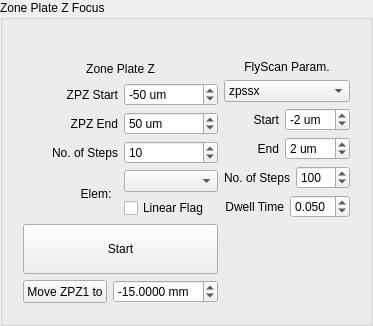
             <widget class="QGroupBox" name="groupBox_24">
              <property name="title">
               <string>Zone Plate Z Focus</string>
              </property>
              <layout class="QGridLayout" name="gridLayout_73">
               <item row="0" column="0">
                <widget class="QLabel" name="label_135">
                 <property name="sizePolicy">
                  <sizepolicy hsizetype="Preferred" vsizetype="Fixed">
                   <horstretch>0</horstretch>
                   <verstretch>0</verstretch>
                  </sizepolicy>
                 </property>
                 <property name="text">
                  <string/>
                 </property>
                </widget>
               </item>
               <item row="1" column="0">
                <layout class="QGridLayout" name="gridLayout_79">
                 <item row="2" column="0">
                  <layout class="QGridLayout" name="gridLayout_46">
                   <item row="0" column="0">
                    <widget class="QWidget" name="widget_4" native="true">
                     <layout class="QGridLayout" name="gridLayout_61">
                      <item row="0" column="0" colspan="2">
                       <layout class="QVBoxLayout" name="verticalLayout_31">
                        <item>
                         <widget class="QLabel" name="label_76">
                          <property name="text">
                           <string>Zone Plate Z</string>
                          </property>
                          <property name="alignment">
                           <set>Qt::AlignCenter</set>
                          </property>
                         </widget>
                        </item>
                        <item>
                         <layout class="QHBoxLayout" name="horizontalLayout_63">
                          <item>
                           <widget class="QLabel" name="label_100">
                            <property name="toolTip">
                             <string>relative start pos</string>
                            </property>
                            <property name="text">
                             <string>ZPZ Start</string>
                            </property>
                            <property name="alignment">
                             <set>Qt::AlignRight|Qt::AlignTrailing|Qt::AlignVCenter</set>
                            </property>
                           </widget>
                          </item>
                          <item>
                           <widget class="QSpinBox" name="sb_ZPZ1RelativeStart">
                            <property name="sizePolicy">
                             <sizepolicy hsizetype="Preferred" vsizetype="Fixed">
                              <horstretch>0</horstretch>
                              <verstretch>0</verstretch>
                             </sizepolicy>
                            </property>
                            <property name="suffix">
                             <string> um</string>
                            </property>
                            <property name="minimum">
                             <number>-1000</number>
                            </property>
                            <property name="maximum">
                             <number>1000</number>
                            </property>
                            <property name="singleStep">
                             <number>10</number>
                            </property>
                            <property name="value">
                             <number>-50</number>
                            </property>
                           </widget>
                          </item>
                         </layout>
                        </item>
                        <item>
                         <layout class="QHBoxLayout" name="horizontalLayout_65">
                          <item>
                           <widget class="QLabel" name="label_102">
                            <property name="toolTip">
                             <string>relative end pos</string>
                            </property>
                            <property name="text">
                             <string>ZPZ End</string>
                            </property>
                            <property name="alignment">
                             <set>Qt::AlignRight|Qt::AlignTrailing|Qt::AlignVCenter</set>
                            </property>
                           </widget>
                          </item>
                          <item>
                           <widget class="QSpinBox" name="sb_ZPZ1RelativeEnd">
                            <property name="sizePolicy">
                             <sizepolicy hsizetype="Preferred" vsizetype="Fixed">
                              <horstretch>0</horstretch>
                              <verstretch>0</verstretch>
                             </sizepolicy>
                            </property>
                            <property name="suffix">
                             <string> um</string>
                            </property>
                            <property name="minimum">
                             <number>-1000</number>
                            </property>
                            <property name="maximum">
                             <number>1000</number>
                            </property>
                            <property name="singleStep">
                             <number>10</number>
                            </property>
                            <property name="value">
                             <number>50</number>
                            </property>
                           </widget>
                          </item>
                         </layout>
                        </item>
                        <item>
                         <layout class="QHBoxLayout" name="horizontalLayout_69">
                          <item>
                           <widget class="QLabel" name="label_106">
                            <property name="text">
                             <string>No. of Steps</string>
                            </property>
                            <property name="alignment">
                             <set>Qt::AlignRight|Qt::AlignTrailing|Qt::AlignVCenter</set>
                            </property>
                           </widget>
                          </item>
                          <item>
                           <widget class="QSpinBox" name="sb_ZPZ1Steps">
                            <property name="sizePolicy">
                             <sizepolicy hsizetype="Preferred" vsizetype="Fixed">
                              <horstretch>0</horstretch>
                              <verstretch>0</verstretch>
                             </sizepolicy>
                            </property>
                            <property name="suffix">
                             <string/>
                            </property>
                            <property name="minimum">
                             <number>1</number>
                            </property>
                            <property name="maximum">
                             <number>1000</number>
                            </property>
                            <property name="singleStep">
                             <number>5</number>
                            </property>
                            <property name="value">
                             <number>10</number>
                            </property>
                           </widget>
                          </item>
                         </layout>
                        </item>
                       </layout>
                      </item>
                      <item row="0" column="2" rowspan="2">
                       <layout class="QVBoxLayout" name="verticalLayout_39">
                        <item>
                         <widget class="QLabel" name="label_77">
                          <property name="text">
                           <string>FlyScan Param.</string>
                          </property>
                          <property name="alignment">
                           <set>Qt::AlignCenter</set>
                          </property>
                         </widget>
                        </item>
                        <item>
                         <widget class="QComboBox" name="cb_foucsScanMotor">
                          <item>
                           <property name="text">
                            <string>zpssx</string>
                           </property>
                          </item>
                          <item>
                           <property name="text">
                            <string>zpssy</string>
                           </property>
                          </item>
                          <item>
                           <property name="text">
                            <string>zpssz</string>
                           </property>
                          </item>
                         </widget>
                        </item>
                        <item>
                         <layout class="QHBoxLayout" name="horizontalLayout_62">
                          <item>
                           <widget class="QLabel" name="label_99">
                            <property name="text">
                             <string>Start</string>
                            </property>
                            <property name="alignment">
                             <set>Qt::AlignRight|Qt::AlignTrailing|Qt::AlignVCenter</set>
                            </property>
                           </widget>
                          </item>
                          <item>
                           <widget class="QSpinBox" name="sb_FocusScanMtrStart">
                            <property name="sizePolicy">
                             <sizepolicy hsizetype="Preferred" vsizetype="Fixed">
                              <horstretch>0</horstretch>
                              <verstretch>0</verstretch>
                             </sizepolicy>
                            </property>
                            <property name="suffix">
                             <string> um</string>
                            </property>
                            <property name="minimum">
                             <number>-15</number>
                            </property>
                            <property name="maximum">
                             <number>15</number>
                            </property>
                            <property name="singleStep">
                             <number>2</number>
                            </property>
                            <property name="value">
                             <number>-2</number>
                            </property>
                           </widget>
                          </item>
                         </layout>
                        </item>
                        <item>
                         <layout class="QHBoxLayout" name="horizontalLayout_64">
                          <item>
                           <widget class="QLabel" name="label_101">
                            <property name="text">
                             <string>End</string>
                            </property>
                            <property name="alignment">
                             <set>Qt::AlignRight|Qt::AlignTrailing|Qt::AlignVCenter</set>
                            </property>
                           </widget>
                          </item>
                          <item>
                           <widget class="QSpinBox" name="sb_FocusScanMtrEnd">
                            <property name="sizePolicy">
                             <sizepolicy hsizetype="Preferred" vsizetype="Fixed">
                              <horstretch>0</horstretch>
                              <verstretch>0</verstretch>
                             </sizepolicy>
                            </property>
                            <property name="suffix">
                             <string> um</string>
                            </property>
                            <property name="minimum">
                             <number>-15</number>
                            </property>
                            <property name="maximum">
                             <number>15</number>
                            </property>
                            <property name="singleStep">
                             <number>2</number>
                            </property>
                            <property name="value">
                             <number>2</number>
                            </property>
                           </widget>
                          </item>
                         </layout>
                        </item>
                        <item>
                         <layout class="QHBoxLayout" name="horizontalLayout_68">
                          <item>
                           <widget class="QLabel" name="label_105">
                            <property name="text">
                             <string>No. of Steps</string>
                            </property>
                            <property name="alignment">
                             <set>Qt::AlignRight|Qt::AlignTrailing|Qt::AlignVCenter</set>
                            </property>
                           </widget>
                          </item>
                          <item>
                           <widget class="QSpinBox" name="sb_FocusScanMtrStep">
                            <property name="sizePolicy">
                             <sizepolicy hsizetype="Preferred" vsizetype="Fixed">
                              <horstretch>0</horstretch>
                              <verstretch>0</verstretch>
                             </sizepolicy>
                            </property>
                            <property name="suffix">
                             <string/>
                            </property>
                            <property name="minimum">
                             <number>10</number>
                            </property>
                            <property name="maximum">
                             <number>1000</number>
                            </property>
                            <property name="singleStep">
                             <number>50</number>
                            </property>
                            <property name="value">
                             <number>100</number>
                            </property>
                           </widget>
                          </item>
                         </layout>
                        </item>
                        <item>
                         <layout class="QHBoxLayout" name="horizontalLayout_11">
                          <item>
                           <widget class="QLabel" name="label_118">
                            <property name="text">
                             <string>Dwell Time</string>
                            </property>
                            <property name="alignment">
                             <set>Qt::AlignRight|Qt::AlignTrailing|Qt::AlignVCenter</set>
                            </property>
                           </widget>
                          </item>
                          <item>
                           <widget class="QDoubleSpinBox" name="dsb_FocusScanDwell">
                            <property name="sizePolicy">
                             <sizepolicy hsizetype="Preferred" vsizetype="Fixed">
                              <horstretch>0</horstretch>
                              <verstretch>0</verstretch>
                             </sizepolicy>
                            </property>
                            <property name="decimals">
                             <number>3</number>
                            </property>
                            <property name="minimum">
                             <double>0.005000000000000</double>
                            </property>
                            <property name="maximum">
                             <double>0.500000000000000</double>
                            </property>
                            <property name="singleStep">
                             <double>0.010000000000000</double>
                            </property>
                            <property name="value">
                             <double>0.050000000000000</double>
                            </property>
                           </widget>
                          </item>
                         </layout>
                        </item>
                       </layout>
                      </item>
                      <item row="3" column="0" colspan="2">
                       <layout class="QGridLayout" name="gridLayout_25">
                        <item row="0" column="0">
                         <widget class="QPushButton" name="pb_MoveZPZ1AbsPos">
                          <property name="sizePolicy">
                           <sizepolicy hsizetype="Minimum" vsizetype="Preferred">
                            <horstretch>0</horstretch>
                            <verstretch>0</verstretch>
                           </sizepolicy>
                          </property>
                          <property name="text">
                           <string>Move ZPZ1 to</string>
                          </property>
                         </widget>
                        </item>
                        <item row="0" column="1">
                         <widget class="QDoubleSpinBox" name="dsb_ZPZ1TargetPos">
                          <property name="sizePolicy">
                           <sizepolicy hsizetype="Preferred" vsizetype="Fixed">
                            <horstretch>0</horstretch>
                            <verstretch>0</verstretch>
                           </sizepolicy>
                          </property>
                          <property name="suffix">
                           <string> mm</string>
                          </property>
                          <property name="decimals">
                           <number>4</number>
                          </property>
                          <property name="minimum">
                           <double>-100.000000000000000</double>
                          </property>
                          <property name="maximum">
                           <double>20.000000000000000</double>
                          </property>
                          <property name="value">
                           <double>-15.000000000000000</double>
                          </property>
                         </widget>
                        </item>
                       </layout>
                      </item>
                      <item row="2" column="0" colspan="2">
                       <widget class="QPushButton" name="pb_ZPZFocusScanStart">
                        <property name="sizePolicy">
                         <sizepolicy hsizetype="Preferred" vsizetype="Fixed">
                          <horstretch>0</horstretch>
                          <verstretch>0</verstretch>
                         </sizepolicy>
                        </property>
                        <property name="text">
                         <string>
Start 
</string>
                        </property>
                       </widget>
                      </item>
                      <item row="1" column="0" colspan="2">
                       <layout class="QGridLayout" name="gridLayout_67">
                        <item row="0" column="0">
                         <widget class="QLabel" name="label_97">
                          <property name="text">
                           <string>     Elem:  </string>
                          </property>
                          <property name="alignment">
                           <set>Qt::AlignRight|Qt::AlignTrailing|Qt::AlignVCenter</set>
                          </property>
                         </widget>
                        </item>
                        <item row="0" column="1">
                         <layout class="QGridLayout" name="gridLayout_60">
                          <item row="0" column="0">
                           <widget class="QComboBox" name="cb_zp_focus_elem"/>
                          </item>
                          <item row="1" column="0">
                           <widget class="QCheckBox" name="cb_linearFlag_zpFocus">
                            <property name="text">
                             <string>Linear Flag</string>
                            </property>
                           </widget>
                          </item>
                         </layout>
                        </item>
                       </layout>
                      </item>
                     </layout>
                    </widget>
                   </item>
                  </layout>
                 </item>
                </layout>
               </item>
              </layout>
             </widget>
